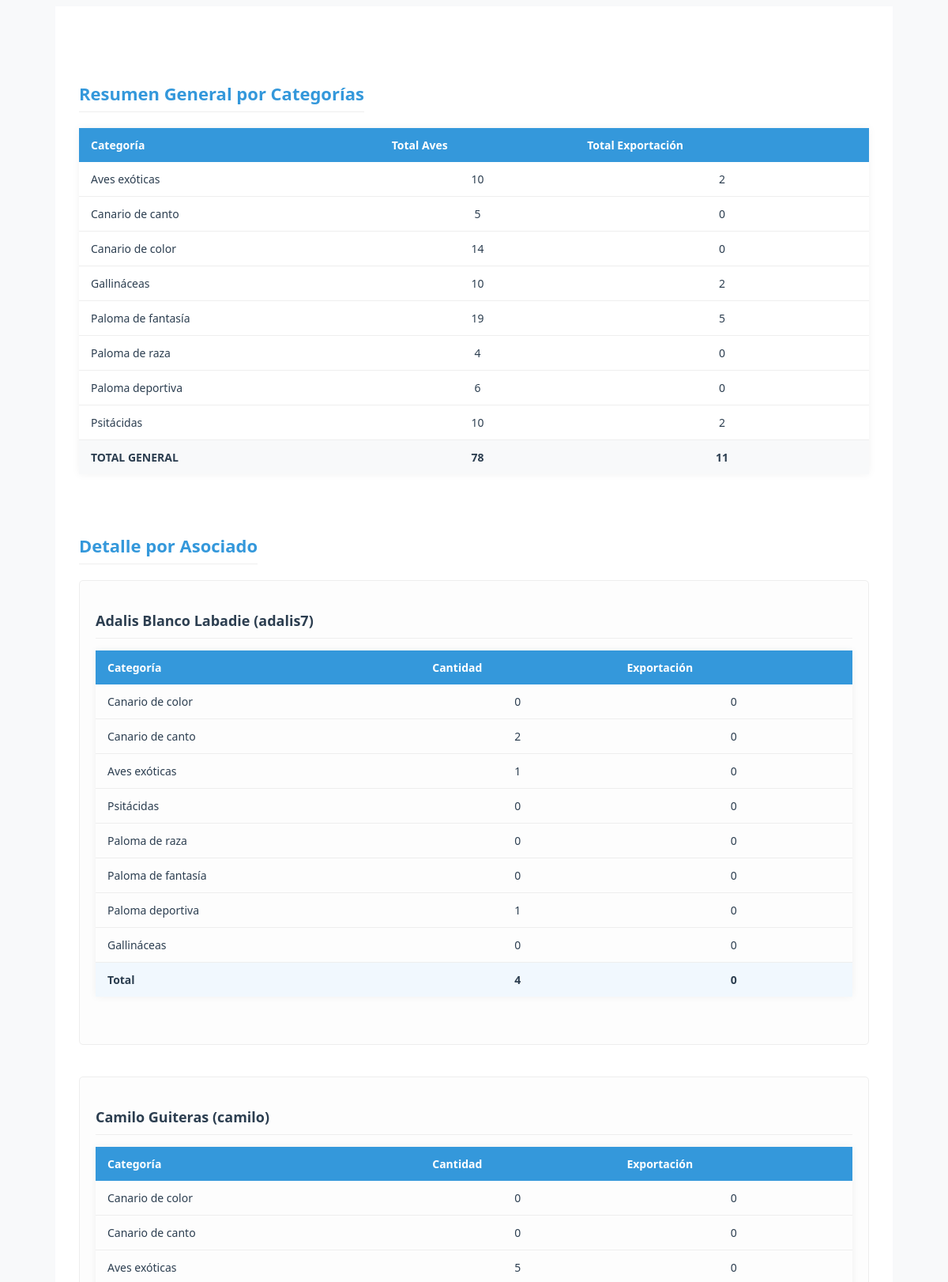
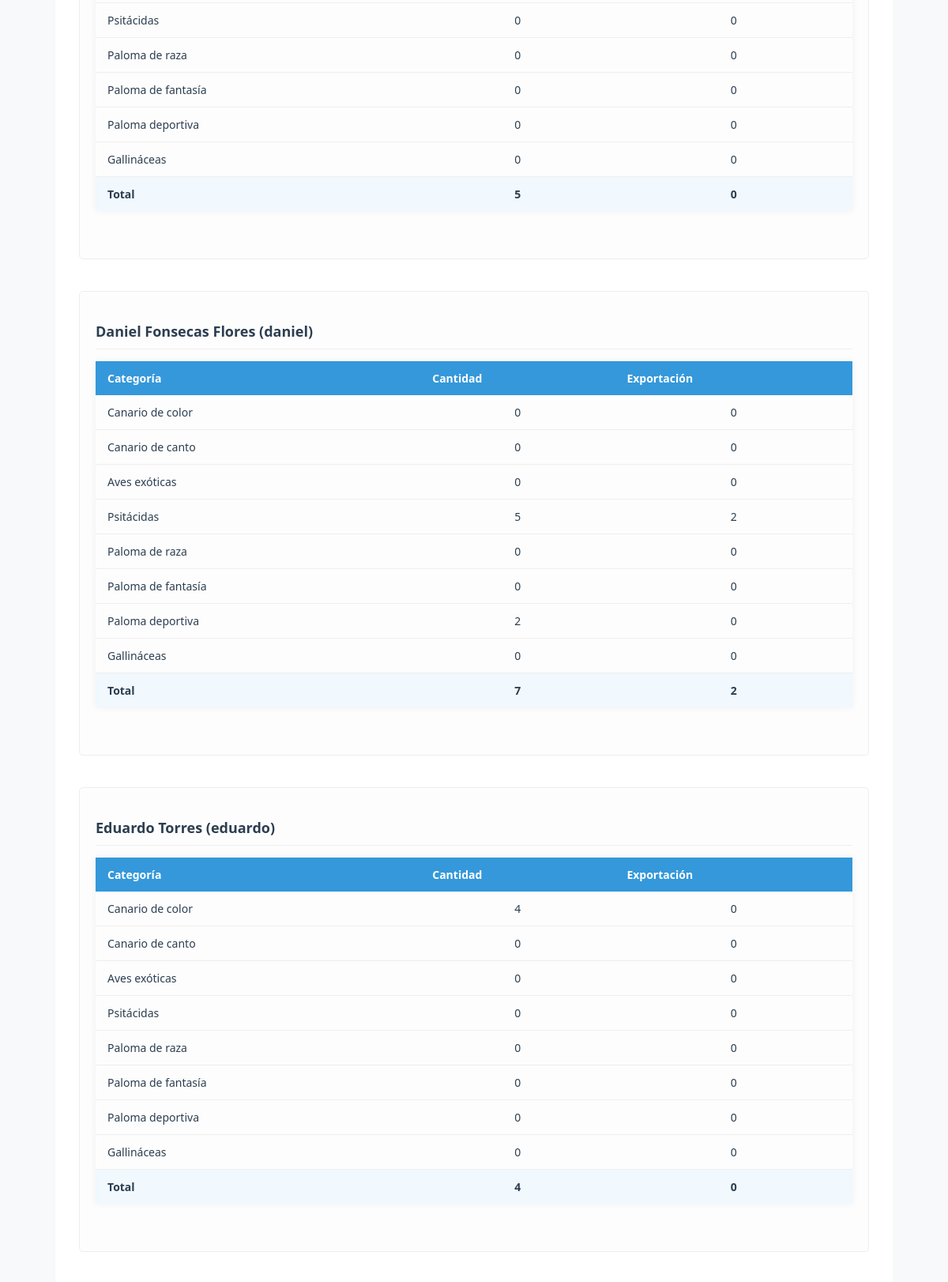
The app's page /admin/associates_report (signed in, upper part) with its own data (2 pictures, top to bottom).
### models.py (models this page shows, shortened)
class BirdCategory(db.Model):
    id = db.Column(db.Integer, primary_key=True)
    name = db.Column(db.String(100), nullable=False, unique=True)
    parent_category = db.Column(db.String(100))  # Para jerarquías
    resource_needs = db.Column(db.Text)
    description = db.Column(db.Text)  # Descripción más detallada
    birds = db.relationship('UserBirds', backref='category', lazy=True)

class User(UserMixin, db.Model):
    id = db.Column(db.Integer, primary_key=True)
    username = db.Column(db.String(80), unique=True, nullable=False, index=True)
    email = db.Column(db.String(120), unique=True, nullable=False, index=True)
    password_hash = db.Column(db.String(128))
    role = db.Column(db.String(20), default='user')  # 'admin', 'specialist', 'dependiente', 'user'
    is_associated = db.Column(db.Boolean, default=False, nullable=False)
    full_name = db.Column(db.String(100), nullable=False)
    phone = db.Column(db.String(20), nullable=False)
    profile_image = db.Column(db.String(255))  # Ruta de la imagen de perfil
    last_login = db.Column(db.DateTime)  # Fecha del último inicio de sesión
    is_active = db.Column(db.Boolean, default=True)  # Para manejar cuentas activas/inactivas
    address = db.Column(db.String(200))  # Nuevo campo para dirección
    birds = db.relationship('UserBirds', backref='user', lazy=True, cascade='all, delete-orphan')
    awards = db.relationship('Award', backref='user', lazy=True, cascade='all, delete-orphan')
    notifications = db.relationship('Notification', backref='user', lazy=True)

class UserBirds(db.Model):
    id = db.Column(db.Integer, primary_key=True)
    user_id = db.Column(db.Integer, db.ForeignKey('user.id'), nullable=False)
    category_id = db.Column(db.Integer, db.ForeignKey('bird_category.id'), nullable=False)
    quantity = db.Column(db.Integer, default=0)
    food_per_bird = db.Column(db.Float)  # lb por ave por día (asignado por especialista)
    food_type = db.Column(db.String(50))  # Tipo de alimento (Maíz, Trigo, etc.)
    food_process = db.Column(db.String(50))  # Proceso del alimento (grano, molido, etc.)
    notes = db.Column(db.Text)  # Notas adicionales sobre las aves
    export_quantity = db.Column(db.Integer, default=0)  # Cantidad para exportación
    last_updated = db.Column(db.DateTime, default=datetime.utcnow, onupdate=datetime.utcnow)

### app.py (the view)
@app.route('/admin/associates_report')
@login_required
def associates_report_view():
    if current_user.role != 'admin':
        abort(403)
    associates = db.session.execute(
        select(User).where(User.is_associated == True).order_by(User.full_name)
    ).scalars()
    categories = db.session.execute(
        select(BirdCategory.name,
               func.sum(UserBirds.quantity).label('total_quantity'),
               func.sum(UserBirds.export_quantity).label('total_export'))
        .select_from(UserBirds)
        .join(BirdCategory)
        .join(User)
        .where(User.is_associated == True)
        .group_by(BirdCategory.name)
    ).all()
    grand_total = sum(cat.total_quantity or 0 for cat in categories)
    grand_export = sum(cat.total_export or 0 for cat in categories)
    return render_template('admin/associates_report.html',
                         associates=associates,
                         categories=categories,
                         grand_total=grand_total,
                         grand_export=grand_export,
                         now=datetime.utcnow())

### app.py (called while the page is built)
@login_manager.user_loader
def load_user(user_id):
    return db.session.get(User, int(user_id))

### templates/admin/associates_report.html
{% extends "base_print.html" %}
{% block content %}
<div class="print-container">
    <div class="report-content">
        <h2>Resumen General por Categorías</h2>
        <table class="summary-table">
            <thead>
                <tr>
                    <th>Categoría</th>
                    <th>Total Aves</th>
                    <th>Total Exportación</th>
                </tr>
            </thead>
            <tbody>
                {% for category in categories %}
                <tr>
                    <td>{{ category.name }}</td>
                    <td class="text-center">{{ category.total_quantity or 0 }}</td>
                    <td class="text-center">{{ category.total_export or 0 }}</td>
                </tr>
                {% endfor %}
                <tr class="total-row">
                    <td><strong>TOTAL GENERAL</strong></td>
                    <td class="text-center"><strong>{{ grand_total }}</strong></td>
                    <td class="text-center"><strong>{{ grand_export }}</strong></td>
                </tr>
            </tbody>
        </table>
        <h2>Detalle por Asociado</h2>
        {% for user in associates %}
        <div class="user-section">
            <h3>{{ user.full_name }} ({{ user.username }})</h3>
            {% if user.birds %}
            <table class="user-birds-table">
                <thead>
                    <tr>
                        <th>Categoría</th>
                        <th>Cantidad</th>
                        <th>Exportación</th>
                    </tr>
                </thead>
                <tbody>
                    {% for bird in user.birds %}
                    <tr>
                        <td>{{ bird.category.name }}</td>
                        <td class="text-center">{{ bird.quantity }}</td>
                        <td class="text-center">{{ bird.export_quantity }}</td>
                    </tr>
                    {% endfor %}
                    <tr class="user-total">
                        <td><strong>Total</strong></td>
                        <td class="text-center"><strong>{{ user.birds|sum(attribute='quantity') }}</strong></td>
                        <td class="text-center"><strong>{{ user.birds|sum(attribute='export_quantity') }}</strong></td>
                    </tr>
                </tbody>
            </table>
            {% else %}
            <p class="no-birds">No tiene aves registradas</p>
            {% endif %}
        </div>
        {% endfor %}
    </div>
</div>
{% endblock %}

### static/css/styles.css (style rules this page uses)
:root { --primary-color: #2c3e50; --secondary-color: #4CAF50; --light-gray: #f8f9fa; --medium-gray: #e9ecef; --dark-gray: #6c757d; --text-color: #495057; --white: #ffffff; }
.text-center { text-align: center; }
.total-row { font-weight: bold; background-color: #f8f9fa; }
.print-container { font-family: 'Segoe UI', Tahoma, Geneva, Verdana, sans-serif; max-width: 100%; margin: 0 auto; padding: 20px; color: #333; }
.report-content { margin-top: 20px; }
.report-content h2 { color: #2c3e50; font-size: 22px; margin: 25px 0 15px; padding-bottom: 8px; border-bottom: 1px solid #eee; }
.summary-table, .user-birds-table { width: 100%; border-collapse: collapse; margin-bottom: 30px; font-size: 14px; }
.summary-table th, .user-birds-table th { background-color: #3498db; color: white; padding: 12px 15px; text-align: left; font-weight: 600; }
.summary-table td, .user-birds-table td { padding: 10px 15px; border-bottom: 1px solid #eee; }
.summary-table tr:last-child td, .user-birds-table tr:last-child td { border-bottom: none; }
.user-total { font-weight: bold; background-color: #f1f8fe; }
.user-section { margin-bottom: 30px; page-break-inside: avoid; }
.user-section h3 { color: #2c3e50; font-size: 18px; margin-bottom: 10px; padding-bottom: 5px; border-bottom: 1px dashed #ddd; }
.total-row { background-color: #f8f9fa; font-weight: bold; }
.total-row td { padding-top: 10px; border-top: 2px solid #dee2e6; }
:root { --primary-green: #28a745; --light-green: #d4edda; --dark-green: #218838; --soft-green: #e8f5e9; --text-dark: #343a40; --text-muted: #6c757d; }
body { background-color: #f8f9fa; color: var(--text-dark); }
h2 { color: var(--primary-green); font-weight: 600; border-bottom: 2px solid var(--primary-green); padding-bottom: 8px; display: inline-block; }
.total-row td { border-top: 1px solid #ddd; font-weight: bold; }

### templates/base_print.html (style rules this page uses)
.print-container { font-family: 'Segoe UI', Tahoma, Geneva, Verdana, sans-serif; max-width: 1000px; margin: 0 auto; padding: 30px; color: #2c3e50; background: white; }
.report-content { margin-top: 30px; }
.report-content h2 { color: #3498db; font-size: 22px; margin: 35px 0 20px; padding-bottom: 8px; border-bottom: 1px solid #eee; font-weight: 600; }
.summary-table, .user-birds-table { width: 100%; border-collapse: collapse; margin-bottom: 40px; font-size: 14px; box-shadow: 0 0 10px rgba(0,0,0,0.05); }
.summary-table th, .user-birds-table th { background-color: #3498db; color: white; padding: 12px 15px; text-align: left; font-weight: 600; }
.summary-table td, .user-birds-table td { padding: 12px 15px; border-bottom: 1px solid #eee; }
.total-row { font-weight: bold; background-color: #f8f9fa; }
.user-total { font-weight: bold; background-color: #f1f8fe; }
.user-section { margin-bottom: 40px; page-break-inside: avoid; border: 1px solid #eee; padding: 20px; border-radius: 5px; background: #fdfdfd; }
.user-section h3 { color: #2c3e50; font-size: 18px; margin-bottom: 15px; padding-bottom: 10px; border-bottom: 1px solid #eee; }

### records on screen
BirdCategory: name "Aves exóticas", total_quantity "10", total_export "2"
BirdCategory: name "Canario de canto", total_quantity "5", total_export "0"
BirdCategory: name "Canario de color", total_quantity "14", total_export "0"
BirdCategory: name "Gallináceas", total_quantity "10", total_export "2"
BirdCategory: name "Paloma de fantasía", total_quantity "19", total_export "5"
BirdCategory: name "Paloma deportiva", total_quantity "6", total_export "0"
BirdCategory: name "Psitácidas", total_quantity "10", total_export "2"
User: full_name "Adalis Blanco Labadie", username "adalis7", birds|sum "4", birds|sum "0"
UserBirds: category.name "Canario de color", quantity "0", export_quantity "0"
UserBirds: category.name "Canario de canto", quantity "2", export_quantity "0"
UserBirds: category.name "Aves exóticas", quantity "1", export_quantity "0"
UserBirds: category.name "Psitácidas", quantity "0", export_quantity "0"
UserBirds: category.name "Paloma de raza", quantity "0", export_quantity "0"
UserBirds: category.name "Paloma de fantasía", quantity "0", export_quantity "0"
UserBirds: category.name "Paloma deportiva", quantity "1", export_quantity "0"
UserBirds: category.name "Gallináceas", quantity "0", export_quantity "0"
User: full_name "Camilo Guiteras", username "camilo", birds|sum "5", birds|sum "0"
UserBirds: category.name "Canario de color", quantity "0", export_quantity "0"
UserBirds: category.name "Canario de canto", quantity "0", export_quantity "0"
UserBirds: category.name "Aves exóticas", quantity "5", export_quantity "0"
UserBirds: category.name "Psitácidas", quantity "0", export_quantity "0"
UserBirds: category.name "Paloma de raza", quantity "0", export_quantity "0"
UserBirds: category.name "Paloma de fantasía", quantity "0", export_quantity "0"
UserBirds: category.name "Paloma deportiva", quantity "0", export_quantity "0"
UserBirds: category.name "Gallináceas", quantity "0", export_quantity "0"
User: full_name "Daniel Fonsecas Flores", username "daniel", birds|sum "7", birds|sum "2"
UserBirds: category.name "Canario de color", quantity "0", export_quantity "0"
UserBirds: category.name "Canario de canto", quantity "0", export_quantity "0"
UserBirds: category.name "Aves exóticas", quantity "0", export_quantity "0"
UserBirds: category.name "Psitácidas", quantity "5", export_quantity "2"
UserBirds: category.name "Paloma de raza", quantity "0", export_quantity "0"
UserBirds: category.name "Paloma de fantasía", quantity "0", export_quantity "0"
UserBirds: category.name "Paloma deportiva", quantity "2", export_quantity "0"
UserBirds: category.name "Gallináceas", quantity "0", export_quantity "0"
User: full_name "Eduardo Torres", username "eduardo", birds|sum "4", birds|sum "0"
UserBirds: category.name "Canario de color", quantity "4", export_quantity "0"
UserBirds: category.name "Canario de canto", quantity "0", export_quantity "0"
UserBirds: category.name "Aves exóticas", quantity "0", export_quantity "0"
UserBirds: category.name "Psitácidas", quantity "0", export_quantity "0"
UserBirds: category.name "Paloma de raza", quantity "0", export_quantity "0"
UserBirds: category.name "Paloma de fantasía", quantity "0", export_quantity "0"
UserBirds: category.name "Paloma deportiva", quantity "0", export_quantity "0"
UserBirds: category.name "Gallináceas", quantity "0", export_quantity "0"

### other values on screen
{{ category.name }} "Paloma de raza"
{{ category.total_quantity or 0 }} "4"
{{ category.total_export or 0 }} "0"
{{ grand_total }} "78"
{{ grand_export }} "11"
